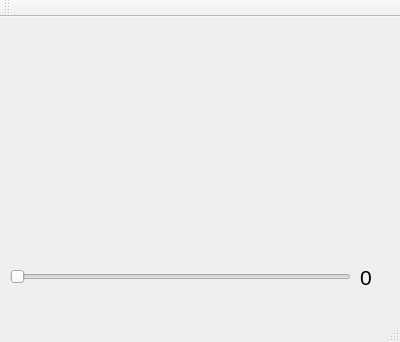
<?xml version="1.0" encoding="UTF-8"?>
<ui version="4.0">
 <class>MainWindow</class>
 <widget class="QMainWindow" name="MainWindow">
  <property name="geometry">
   <rect>
    <x>0</x>
    <y>0</y>
    <width>400</width>
    <height>342</height>
   </rect>
  </property>
  <property name="windowTitle">
   <string>QuadTree</string>
  </property>
  <widget class="QWidget" name="centralWidget">
   <widget class="QLabel" name="label">
    <property name="geometry">
     <rect>
      <x>0</x>
      <y>-10</y>
      <width>401</width>
      <height>251</height>
     </rect>
    </property>
    <property name="text">
     <string/>
    </property>
   </widget>
   <widget class="QSlider" name="quantizer">
    <property name="geometry">
     <rect>
      <x>10</x>
      <y>250</y>
      <width>341</width>
      <height>20</height>
     </rect>
    </property>
    <property name="minimum">
     <number>0</number>
    </property>
    <property name="maximum">
     <number>10</number>
    </property>
    <property name="singleStep">
     <number>2</number>
    </property>
    <property name="pageStep">
     <number>2</number>
    </property>
    <property name="value">
     <number>0</number>
    </property>
    <property name="sliderPosition">
     <number>0</number>
    </property>
    <property name="orientation">
     <enum>Qt::Horizontal</enum>
    </property>
   </widget>
   <widget class="QLabel" name="sliderlabel">
    <property name="geometry">
     <rect>
      <x>360</x>
      <y>250</y>
      <width>31</width>
      <height>20</height>
     </rect>
    </property>
    <property name="font">
     <font>
      <pointsize>16</pointsize>
     </font>
    </property>
    <property name="text">
     <string>0</string>
    </property>
   </widget>
  </widget>
  <widget class="QToolBar" name="mainToolBar">
   <attribute name="toolBarArea">
    <enum>TopToolBarArea</enum>
   </attribute>
   <attribute name="toolBarBreak">
    <bool>false</bool>
   </attribute>
  </widget>
  <widget class="QStatusBar" name="statusBar"/>
 </widget>
 <layoutdefault spacing="6" margin="11"/>
 <resources/>
 <connections/>
</ui>
